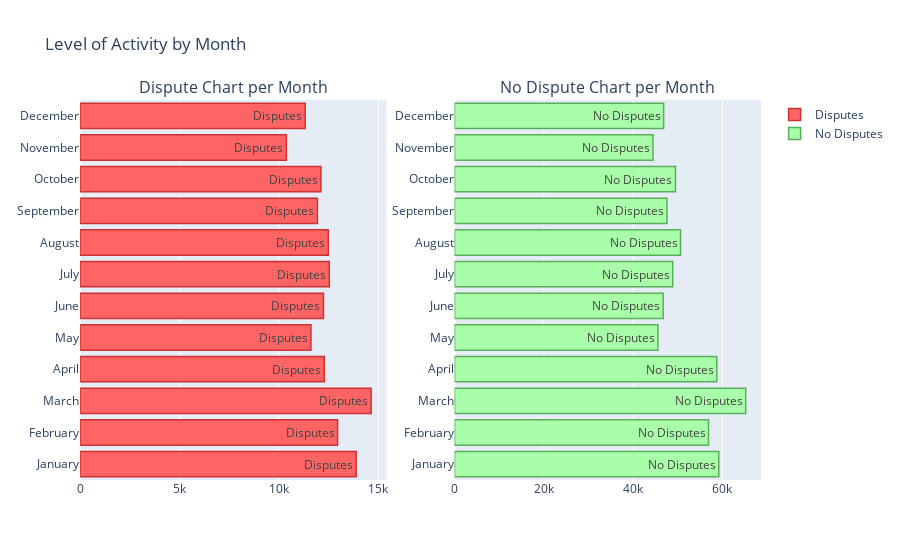

This figure's notebook cell:
### Code cell
# Most active months
months = ['January', 'February', 'March', 'April', 'May', 'June', 'July', 'August', 'September',
         'October', 'November', 'December']
disputes_by_month = [dis_january, dis_february, dis_march, dis_april, dis_may, dis_june, dis_july, dis_august, dis_september,
                    dis_october, dis_november, dis_december]

nodisputes_by_month = [nodis_january, nodis_february, nodis_march, nodis_april, nodis_may, nodis_june, nodis_july, 
                       nodis_august, nodis_september, nodis_october, nodis_november, nodis_december]


disputes_chart = go.Bar(
    y=months,
    x=disputes_by_month,
    orientation='h',
    name='Disputes',
    text='Disputes',
    marker=dict(
        color='#FF6464',
    line=dict(
        color='#CD3232',
        width=1.5
    ))
)

nodisputes_chart = go.Bar(
    y=months,
    x=nodisputes_by_month,
    orientation='h',
    name='No Disputes',
    text='No Disputes',
    marker=dict(
        color='#A9FFA9',
    line=dict(
        color='#59AF59',
        width=1.5
    ))
)

fig = tls.make_subplots(rows=1, cols=2, specs=[[{}, {}]],
                          subplot_titles=('Dispute Chart per Month',
                                          'No Dispute Chart per Month'))

fig.append_trace(disputes_chart, 1, 1)
fig.append_trace(nodisputes_chart, 1, 2)

fig['layout'].update(showlegend=True, title="Level of Activity by Month")
iplot(fig)

### Figure 1 — Plotly figure (JSON) as saved in the notebook; plotly's stock layout.template omitted (floating-point values rounded to 4 significant figures)
{"data": [{"marker": {"color": "#FF6464", "line": {"color": "#CD3232", "width": 1.5}}, "name": "Disputes", "orientation": "h", "text": "Disputes", "type": "bar", "x": [13886, 12950, 14638, 12283, 11611, 12242, 12535, 12485, 11936, 12113, 10377, 11322], "xaxis": "x", "y": ["January", "February", "March", "April", "May", "June", "July", "August", "September", "October", "November", "December"], "yaxis": "y"}, {"marker": {"color": "#A9FFA9", "line": {"color": "#59AF59", "width": 1.5}}, "name": "No Disputes", "orientation": "h", "text": "No Disputes", "type": "bar", "x": [59171, 56871, 65193, 58729, 45536, 46726, 48857, 50599, 47564, 49476, 44432, 46826], "xaxis": "x2", "y": ["January", "February", "March", "April", "May", "June", "July", "August", "September", "October", "November", "December"], "yaxis": "y2"}], "layout": {"annotations": [{"font": {"size": 16}, "showarrow": false, "text": "Dispute Chart per Month", "x": 0.225, "xanchor": "center", "xref": "paper", "y": 1, "yanchor": "bottom", "yref": "paper"}, {"font": {"size": 16}, "showarrow": false, "text": "No Dispute Chart per Month", "x": 0.775, "xanchor": "center", "xref": "paper", "y": 1, "yanchor": "bottom", "yref": "paper"}], "showlegend": true, "title": {"text": "Level of Activity by Month"}, "xaxis": {"anchor": "y", "domain": [0, 0.45]}, "xaxis2": {"anchor": "y2", "domain": [0.55, 1]}, "yaxis": {"anchor": "x", "domain": [0, 1]}, "yaxis2": {"anchor": "x2", "domain": [0, 1]}}}
